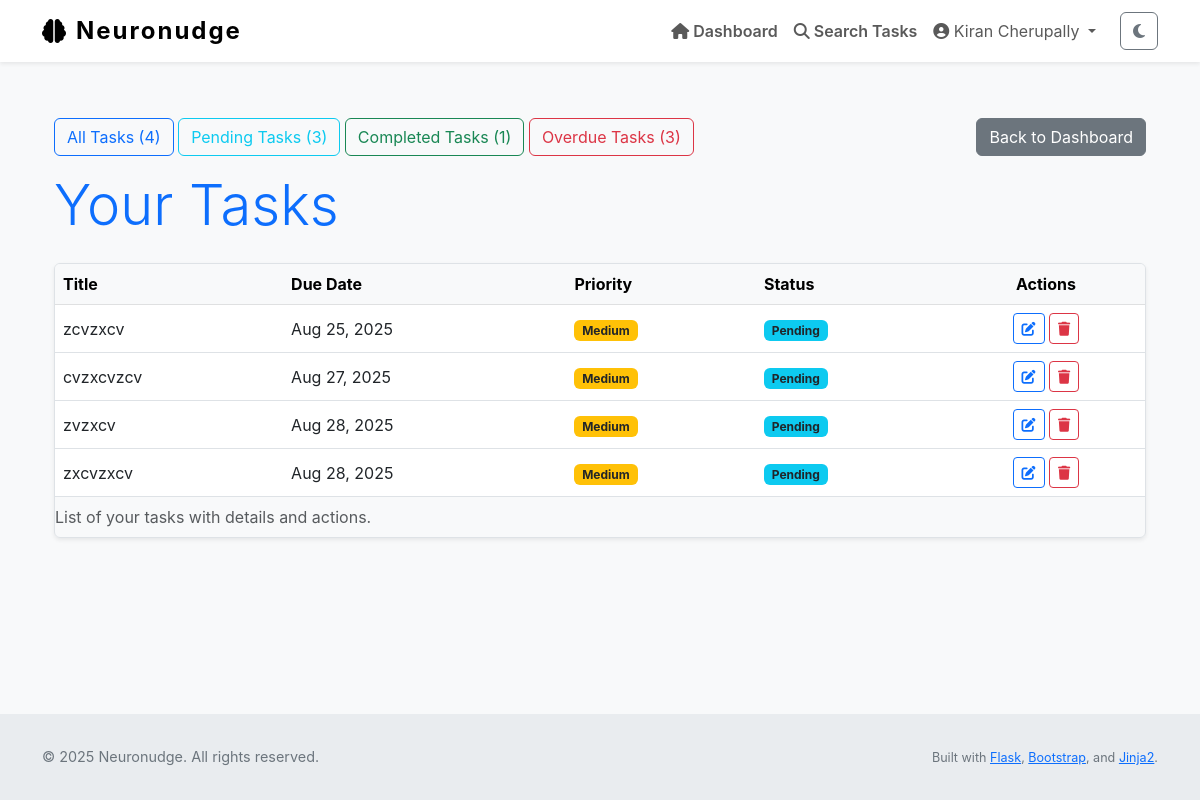
The app's page /tasks (signed in) with its own data.
### Neuronudge/models.py (models this page shows, shortened)
class User(UserMixin, db.Model):
    id = db.Column(db.Integer, primary_key=True)
    name = db.Column(db.String(150), nullable=True)                # full name
    username = db.Column(db.String(150), unique=True, nullable=False)
    email = db.Column(db.String(150), unique=True, nullable=False)
    password_hash = db.Column(db.String(256), nullable=False)
    profile_type = db.Column(db.String(50), nullable=False, default='General')
    created_at = db.Column(db.DateTime, default=datetime.utcnow)
    tasks = db.relationship('Task', backref='user', lazy=True)
    logs = db.relationship('ActivityLog', backref='user', lazy=True)
    preferences = db.relationship('OnboardingPreferences', back_populates='user', uselist=False)
    avatar_url = db.Column(db.String(300), default=None)
    registered_on = db.Column(db.DateTime, default=datetime.utcnow)
    dashboard_features = db.Column(JSON, nullable=False, default=[])
    feature_task_timer = db.Column(db.Boolean, default=False)
    feature_task_stats = db.Column(db.Boolean, default=True)
    feature_focus_mode = db.Column(db.Boolean, default=False)
    feature_deadline_tracker = db.Column(db.Boolean, default=False)
    feature_priority_sort = db.Column(db.Boolean, default=False)
    feature_task_export = db.Column(db.Boolean, default=False)
    feature_progress_graphs = db.Column(db.Boolean, default=False)

class Task(db.Model):
    id = db.Column(db.Integer, primary_key=True)
    title = db.Column(db.String(255), nullable=False)
    description = db.Column(db.Text, nullable=False)
    due_date = db.Column(db.DateTime)
    completed = db.Column(db.Boolean, default=False)
    priority = db.Column(db.Integer, default=2)         # 1 = high, 2 = med, 3 = low
    status = db.Column(db.String(20), default='not started')
    reminder_set = db.Column(db.Boolean, default=False)
    created_at = db.Column(db.DateTime, default=datetime.utcnow)
    updated_at = db.Column(db.DateTime, default=datetime.utcnow, onupdate=datetime.utcnow)
    user_id = db.Column(db.Integer, db.ForeignKey('user.id'), nullable=False)

### Neuronudge/views.py (the view)
@main.route('/tasks')
@login_required
def all_tasks():
    page = request.args.get('page', 1, type=int)
    per_page = 10
    tasks = Task.query.filter_by(user_id=current_user.id).all()
    task_counts = {
        'all': len(tasks),
        'completed': len([t for t in tasks if t.completed]),
        'pending': len([t for t in tasks if not t.completed]),
        'overdue': len([t for t in tasks if t.due_date and t.due_date < datetime.utcnow() and not t.completed])
    }
    filter_status = request.args.get('status', 'all')
    filter_priority = request.args.get('priority', 'all')
    search_term = request.args.get('search', '').strip()
    query = Task.query.filter_by(user_id=current_user.id)
    if filter_status == 'completed':
        query = query.filter_by(completed=True)
    elif filter_status == 'pending':
        query = query.filter_by(completed=False)
    if filter_priority in ['1', '2', '3']:
        query = query.filter_by(priority=int(filter_priority))
    if search_term:
        try:
            query = query.filter(Task.title.ilike(f"%{search_term}%"))
        except Exception:
            query = query.filter(Task.title.like(f"%{search_term}%"))
    try:
        ordered_query = query.order_by(Task.priority.asc(), Task.due_date.asc().nulls_last())
    except Exception:
        ordered_query = query.order_by(Task.priority.asc(), Task.due_date.asc())
    paginated_tasks = ordered_query.paginate(page=page, per_page=per_page, error_out=False)
    return render_template(
        "task_list.html",
        tasks=paginated_tasks.items,
        paginated_tasks=paginated_tasks,
        filter_status=filter_status,
        filter_priority=filter_priority,
        search_term=search_term,
        task_counts=task_counts
    )

### Neuronudge/__init__.py (called while the page is built)
def create_app():
    app = Flask(__name__)
    app.config['SQLALCHEMY_DATABASE_URI'] = 'sqlite:///db.sqlite'
    app.config['SQLALCHEMY_TRACK_MODIFICATIONS'] = False
    app.config['SECRET_KEY'] = 'dev' #Replace later
    app.config['ALLOWED_EXTENSIONS'] = {"png","jpg","jpeg","gif"}
    db.init_app(app)
    migrate.init_app(app, db)
    login_manager.init_app(app)
    from Neuronudge import models  # ensures models are registered
    @login_manager.user_loader
    def load_user(user_id):
        from Neuronudge.models import User  # local import to avoid circular import
        return User.query.get(int(user_id))
    from Neuronudge.views import main
    from Neuronudge.auth import auth
    app.register_blueprint(main)
    app.register_blueprint(auth, url_prefix='/auth')
    with app.app_context():
        db.create_all()
    return app

### Neuronudge/templates/task_list.html (shortened to what this page needs)
{% extends "layout.html" %}
{% block content %}
<section aria-labelledby="taskListHeading" class="my-4">
    <div class="container">
        <div class="d-flex justify-content-between align-items-center mb-3">
            <div>
                <a href="{{ url_for('main.all_tasks', filter='all') }}"
                    class="btn btn-outline-primary filter-btn {% if filter=='all' %}active{% endif %}">
                    All Tasks ({{ task_counts['all'] }})
                </a>
                <a href="{{ url_for('main.all_tasks', filter='pending') }}"
                    class="btn btn-outline-info filter-btn {% if filter=='pending' %}active{% endif %}">
                    Pending Tasks ({{ task_counts['pending'] }})
                </a>
                <a href="{{ url_for('main.all_tasks', filter='completed') }}"
                    class="btn btn-outline-success filter-btn {% if filter=='completed' %}active{% endif %}">
                    Completed Tasks ({{ task_counts['completed'] }})
                </a>
                <a href="{{ url_for('main.all_tasks', filter='overdue') }}"
                    class="btn btn-outline-danger filter-btn {% if filter=='overdue' %}active{% endif %}">
                    Overdue Tasks ({{ task_counts['overdue'] }})
                </a>
            </div>
            <div>
                <a href="{{ url_for('main.dashboard') }}" class="btn btn-secondary">Back to Dashboard</a>
            </div>
        </div>
        {% set heading = {
            'all': 'All Tasks',
            'pending': 'Pending Tasks',
            'completed': 'Completed Tasks',
            'overdue': 'Overdue Tasks'
        } %}
        <h1 id="taskListHeading" class="mb-4 display-4 text-primary">{{ heading.get(filter, 'Your Tasks') }}</h1>
        {% if tasks %}
        <div class="table-responsive shadow-sm rounded border">
            <table class="table table-hover align-middle mb-0" aria-describedby="taskListDesc">
                <caption id="taskListDesc">List of your tasks with details and actions.</caption>
                <thead class="table-light">
                    <tr>
                        <th scope="col">Title</th>
                        <th scope="col">Due Date</th>
                        <th scope="col">Priority</th>
                        <th scope="col">Status</th>
                        <th scope="col" class="text-center">Actions</th>
                    </tr>
                </thead>
                <tbody>
                    {% for task in tasks %}
                    <tr>
                        <td>{{ task.title }}</td>
                        <td>{{ task.due_date.strftime('%b %d, %Y') if task.due_date else 'No due date' }}</td>
                        <td>
                            {% set ps = (task.priority ~ '')|lower %}
                            {% if ps in ['1', 'high'] %}
                                <span class="badge bg-danger">High</span>
                            {% elif ps in ['2', 'medium'] %}
                                <span class="badge bg-warning text-dark">Medium</span>
                            {% elif ps in ['3', 'low'] %}
                                <span class="badge bg-secondary">Low</span>
                            {% else %}
                                <span class="badge bg-secondary">Low</span>
                            {% endif %}
                        </td>
                        <td>
                            {% if task.status == 'completed' %}
                                <span class="badge bg-success">Completed</span>
                            {% elif task.status == 'overdue' %}
                                <span class="badge bg-danger">Overdue</span>
                            {% else %}
                                <span class="badge bg-info text-dark">Pending</span>
                            {% endif %}
                        </td>
                        <td class="text-center">
                            <a href="{{ url_for('main.edit_task', id=task.id) }}" class="btn btn-sm btn-outline-primary" aria-label="Edit task {{ task.title }}">
                                <i class="fa-solid fa-pen-to-square"></i>
                            </a>
                            <button type="button" class="btn btn-sm btn-outline-danger btn-delete-task" data-task-id="{{ task.id }}" aria-label="Delete task {{ task.title }}">
                                <i class="fa-solid fa-trash"></i>
                            </button>
                        </td>
                    </tr>
                    {% endfor %}
                </tbody>
            </table>
        </div>
        {% endif %}
    </div>
</section>
{% endblock %}

### Neuronudge/templates/layout.html (shortened to what this page needs)
<!DOCTYPE html>
<html lang="en" class="h-100" data-theme="light">
<head>
    <link href="https://cdn.jsdelivr.net/npm/bootstrap@5.3.0/dist/css/bootstrap.min.css" rel="stylesheet" />
    <link href="https://cdnjs.cloudflare.com/ajax/libs/font-awesome/6.4.0/css/all.min.css" rel="stylesheet" />
    <link rel="stylesheet" href="{{ url_for('static', filename='style.css') }}" />
</head>
<body class="d-flex flex-column h-100" role="document" aria-live="polite" aria-busy="false" aria-label="Neuronudge main document">
<nav class="navbar navbar-expand-lg navbar-light fixed-top bg-white shadow-sm" role="navigation" aria-label="Main navigation">
    <div class="container">
        <a class="navbar-brand d-flex align-items-center" href="{{ url_for('main.home') }}" aria-label="Neuronudge homepage">
            <i class="fa-solid fa-brain me-2" aria-hidden="true"></i> Neuronudge
        </a>
        <div class="collapse navbar-collapse" id="navbarNav">
            <ul class="navbar-nav ms-auto align-items-center" role="menubar">
                {% if current_user.is_authenticated %}
                    <li class="nav-item" role="none">
                        <a class="nav-link fw-semibold" href="{{ url_for('main.dashboard') }}" role="menuitem">
                            <i class="fa-solid fa-house"></i> Dashboard
                        </a>
                    </li>
                    <li class="nav-item" role="none">
                        <a class="nav-link fw-semibold" href="{{ url_for('main.task_search') }}" role="menuitem">
                            <i class="fa-solid fa-magnifying-glass"></i> Search Tasks
                        </a>
                    </li>
                    <li class="nav-item dropdown" role="none">
                        <a class="nav-link dropdown-toggle" href="#" id="profileDropdown" role="button"
                           data-bs-toggle="dropdown" aria-expanded="false" aria-haspopup="true" aria-controls="profileDropdownMenu">
                            <i class="fa-solid fa-user-circle"></i> {{ current_user.name or current_user.email }}
                        </a>
                    </li>
                    <li class="nav-item" role="none">
                        <button id="darkModeToggle" class="btn btn-outline-secondary ms-3" aria-pressed="false" aria-label="Toggle dark mode">
                            <i class="fa-solid fa-moon"></i>
                        </button>
                    </li>
                {% endif %}
            </ul>
        </div>
    </div>
</nav>
<div class="flash-message container position-fixed top-0 end-0 p-3" role="region" aria-live="assertive" aria-atomic="true">
</div>
<main role="main" class="container flex-grow-1 my-4" tabindex="-1">
    {% block content %}{% endblock %}
</main>
<footer class="footer mt-auto" role="contentinfo">
    <div class="container d-flex flex-column flex-md-row justify-content-between align-items-center">
        <p class="mb-2 mb-md-0">&copy; {{ current_year if current_year else "2025" }} Neuronudge. All rights reserved.</p>
        <p class="mb-0">
            <small>
                Built with
                <a href="https://flask.palletsprojects.com/" target="_blank" rel="noopener noreferrer">Flask</a>,
                <a href="https://getbootstrap.com/" target="_blank" rel="noopener noreferrer">Bootstrap</a>,
                and
                <a href="https://jinja.palletsprojects.com/" target="_blank" rel="noopener noreferrer">Jinja2</a>.
            </small>
        </p>
    </div>
</footer>
</body>
</html>

### Neuronudge/static/style.css (style rules this page uses)
:root { --page-bg: #eef5ff; --muted-text: #6c757d; }
body { background-color: var(--page-bg); color: #222; font-family: -apple-system, BlinkMacSystemFont, "Segoe UI", Roboto, "Helvetica Neue", Arial; line-height: 1.5; }
a.btn.filter-btn, button.btn.filter-btn { transition: all 0.2s ease-in-out; }
.flash-message { position: fixed; top: 70px; right: 1rem; z-index: 1080; min-width: 320px; max-width: 350px; pointer-events: auto; }

### Neuronudge/templates/layout.html (style rules this page uses)
a.btn.filter-btn, button.btn.filter-btn { transition: all 0.2s ease-in-out; }
body { padding-top: 70px; background-color: var(--bs-light-bg, #f8f9fa); min-height: 100vh; display: flex; flex-direction: column; font-family: -apple-system, BlinkMacSystemFont, "Segoe UI", Roboto, "Helvetica Neue", Arial; text-size-adjust: 100%; }
.navbar-brand { font-weight: 700; font-size: 1.5rem; letter-spacing: 2px; }
.footer { margin-top: auto; padding: 2rem 0; background-color: var(--bs-light-footer-bg, #e9ecef); text-align: center; font-size: 0.9rem; color: #6c757d; }
.flash-message { position: fixed; top: 70px; right: 1rem; z-index: 1080; min-width: 320px; max-width: 350px; pointer-events: auto; }

### records on screen
User: name "Kiran Cherupally"
Task: title "zcvzxcv", due_date "Aug 25, 2025", status "Pending"
Task: title "cvzxcvzcv", due_date "Aug 27, 2025", status "Pending"
Task: title "zvzxcv", due_date "Aug 28, 2025", status "Pending"
Task: title "zxcvzxcv", due_date "Aug 28, 2025", status "Pending"

### other values on screen
{{ task_counts['all'] }} "4"
{{ task_counts['pending'] }} "3"
{{ task_counts['completed'] }} "1"
{{ task_counts['overdue'] }} "3"
{{ heading.get(filter, 'Your Tasks') }} "Your Tasks"
{{ current_year if current_year else "2025" }} "2025"
